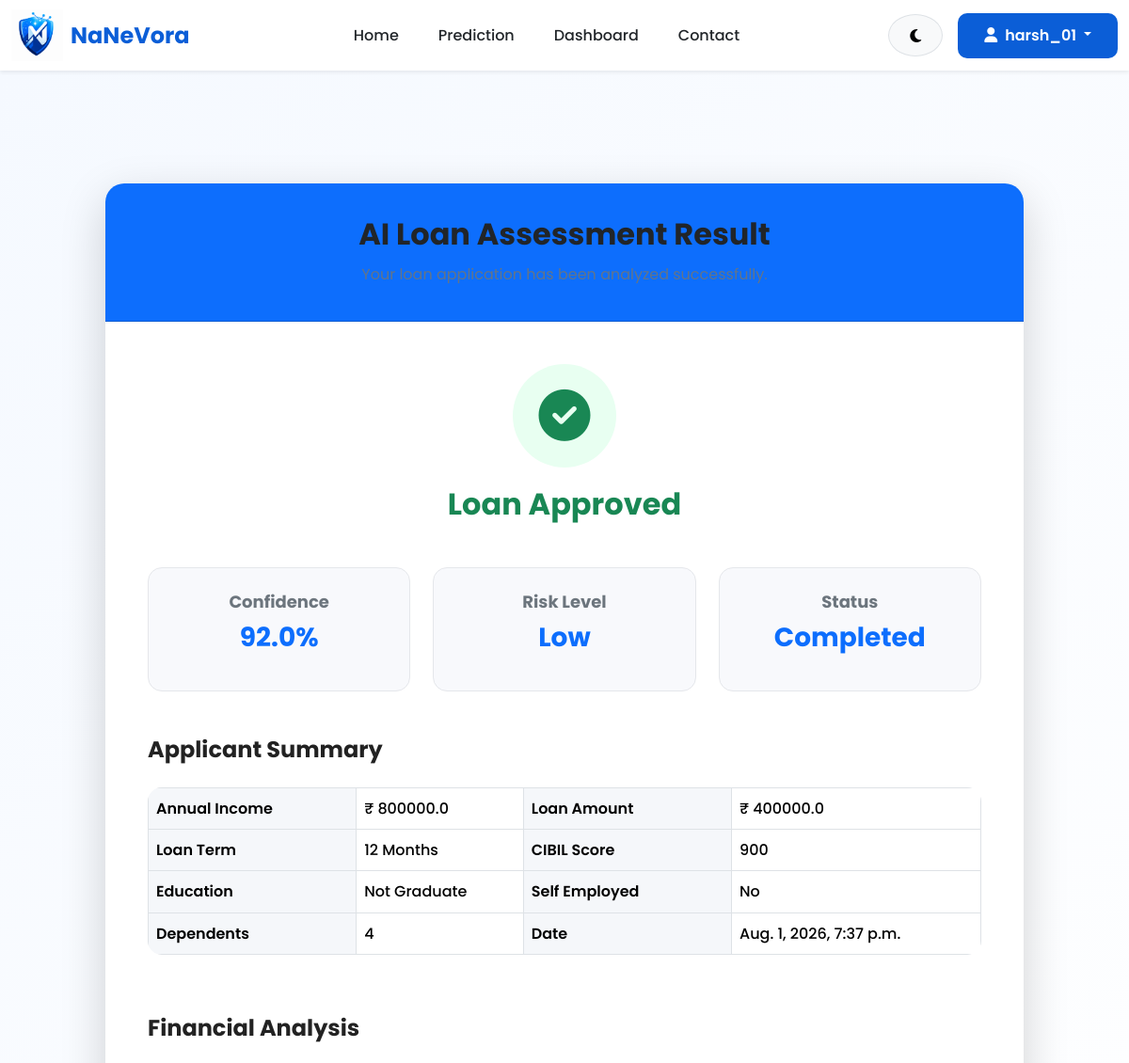
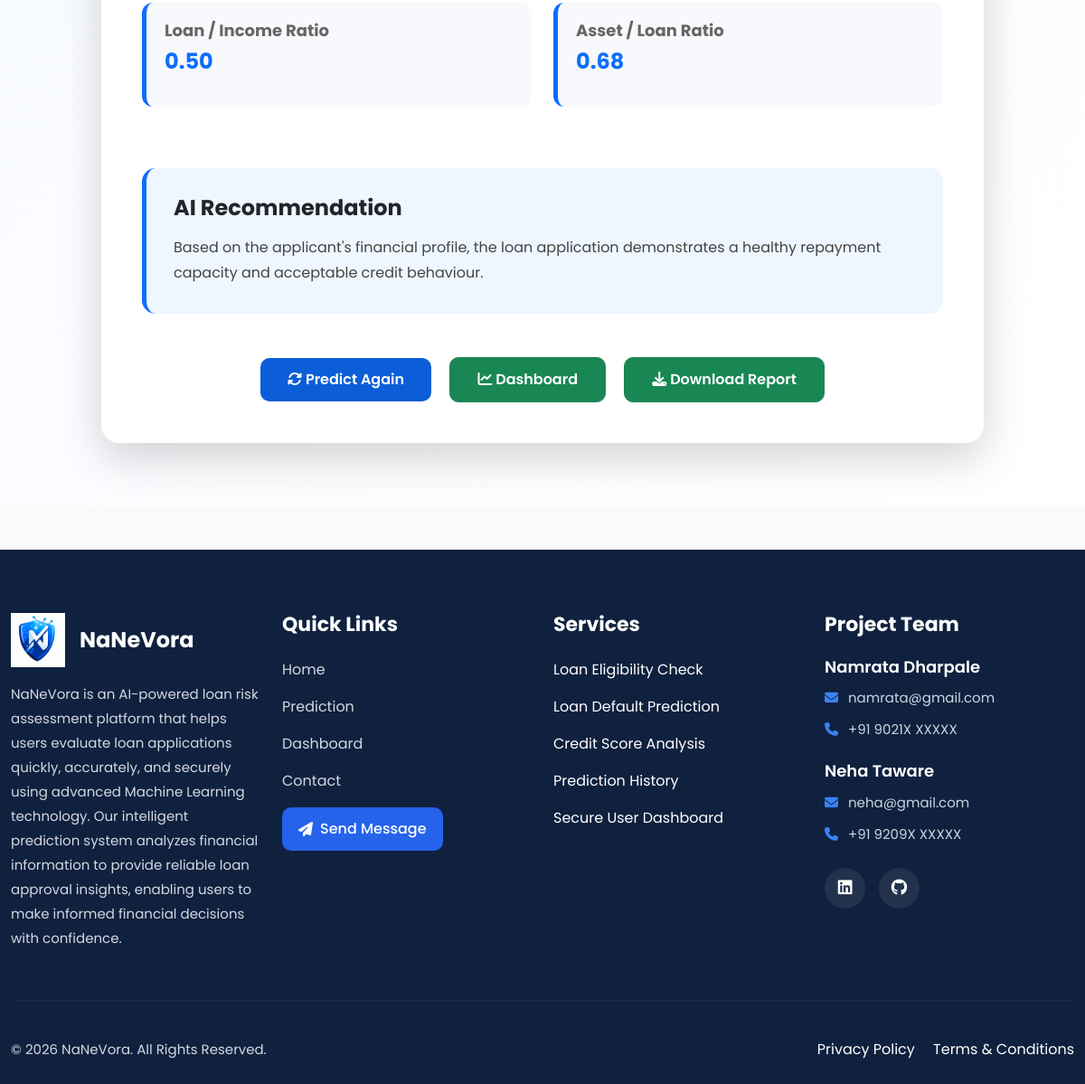
The page /result/3/ (signed in) on the database its author committed (2 pictures, top to bottom).
### website/models.py (models this page shows, shortened)
class Prediction(models.Model):
    EDUCATION = [
        ('Graduate', 'Graduate'),
        ('Not Graduate', 'Not Graduate'),
    ]
    YES_NO = [
        ('Yes', 'Yes'),
        ('No', 'No'),
    ]
    RESULT = [
        ('Approved', 'Approved'),
        ('Rejected', 'Rejected'),
    ]
    user = models.ForeignKey(
        User,
        on_delete=models.CASCADE,
        related_name='predictions'
    )
    no_of_dependents = models.IntegerField()
    education = models.CharField(
        max_length=20,
        choices=EDUCATION
    )
    self_employed = models.CharField(
        max_length=10,
        choices=YES_NO
    )
    income_annum = models.FloatField()
    loan_amount = models.FloatField()
    loan_term = models.IntegerField()
    cibil_score = models.IntegerField()
    residential_assets_value = models.FloatField()
    commercial_assets_value = models.FloatField()
    luxury_assets_value = models.FloatField()
    bank_asset_value = models.FloatField()
    loan_income_ratio = models.FloatField(
        default=0
    )
    asset_loan_ratio = models.FloatField(
        default=0
    )
    prediction_result = models.CharField(
        max_length=20,
        choices=RESULT,
        blank=True
    )
    prediction_probability = models.FloatField(
        default=0
    )
    created_at = models.DateTimeField(
        auto_now_add=True
    )
    prediction_probability = models.FloatField(
        default=0
    )
    status = models.CharField(
    max_length=20,
    default="Completed"
    )
    risk_level = models.CharField(
    max_length=20,
    default="Low"
    )

### website/views.py (the view)
@login_required
def result(request, prediction_id):
    prediction = get_object_or_404(
        Prediction,
        id=prediction_id,
        user=request.user
    )
    return render(
        request,
        "result.html",
        {
            "prediction": prediction
        }
    )

### templates/result.html (shortened to what this page needs)
{% extends 'base.html' %}
{% load static %}
{% block extra_css %}
<link rel="stylesheet" href="{% static 'css/result.css' %}">
{% endblock %}
{% block content %}
<section class="result-section">
<div class="container">
<div class="row justify-content-center">
<div class="col-lg-10">
<div class="card result-card shadow-lg">
<div class="card-header text-center">
<h2>
AI Loan Assessment Result
</h2>
<p>
</p>
</div>
<div class="card-body">
<div class="text-center mb-5">
{% if prediction.prediction_result == "Approved" %}
<div class="status-icon approved">
<i class="fa-solid fa-circle-check"></i>
</div>
<h2 class="text-success">
Loan Approved
</h2>
{% endif %}
</div>
<div class="row g-4 mb-5">
<div class="col-md-4">
<div class="summary-box">
<h6>
Confidence
</h6>
<h3>
{{ prediction.prediction_probability }}%
</h3>
</div>
</div>
<div class="col-md-4">
<div class="summary-box">
<h6>
Risk Level
</h6>
<h3>
{{ prediction.risk_level }}
</h3>
</div>
</div>
<div class="col-md-4">
<div class="summary-box">
<h6>
Status
</h6>
<h3>
{{ prediction.status }}
</h3>
</div>
</div>
</div>
<h4 class="section-title">
Applicant Summary
</h4>
<div class="table-responsive">
<table class="table table-bordered">
<tbody>
<tr>
<th>Annual Income</th>
<td>₹ {{ prediction.income_annum }}</td>
<th>Loan Amount</th>
<td>₹ {{ prediction.loan_amount }}</td>
</tr>
<tr>
<th>Loan Term</th>
<td>{{ prediction.loan_term }} Months</td>
<th>CIBIL Score</th>
<td>{{ prediction.cibil_score }}</td>
</tr>
<tr>
<th>Education</th>
<td>{{ prediction.education }}</td>
<th>Self Employed</th>
<td>{{ prediction.self_employed }}</td>
</tr>
<tr>
<th>Dependents</th>
<td>{{ prediction.no_of_dependents }}</td>
<th>Date</th>
<td>{{ prediction.created_at }}</td>
</tr>
</tbody>
</table>
</div>
<h4 class="section-title mt-5">
Financial Analysis
</h4>
<div class="row">
<div class="col-md-6">
<div class="analysis-box">
<h6>
Loan / Income Ratio
</h6>
<h4>
{{ prediction.loan_income_ratio|floatformat:2 }}
</h4>
</div>
</div>
<div class="col-md-6">
<div class="analysis-box">
<h6>
Asset / Loan Ratio
</h6>
<h4>
{{ prediction.asset_loan_ratio|floatformat:2 }}
</h4>
</div>
</div>
</div>
<div class="recommendation mt-5">
<h4>
AI Recommendation
</h4>
{% if prediction.prediction_result == "Approved" %}
<p>
Based on the applicant's financial profile,
the loan application demonstrates a healthy repayment
capacity and acceptable credit behaviour.
</p>
{% endif %}
</div>
<div class="text-center mt-5">
<a href="{% url 'prediction' %}" class="btn btn-primary me-3">
<i class="fa-solid fa-rotate"></i>
Predict Again
</a>
<a href="{% url 'dashboard' %}" class="btn btn-success me-3">
<i class="fa-solid fa-chart-line"></i>
Dashboard
</a>
<a href="{% url 'download_report' prediction.id %}"
   class="btn btn-success">
    <i class="fa-solid fa-download"></i>
    Download Report
</a>
</div>
</div>
</div>
</div>
</div>
</div>
</section>
{% endblock %}

### templates/navbar.html (shortened to what this page needs)
{% load static %}
<nav class="navbar navbar-expand-lg custom-navbar shadow-sm sticky-top">
    <div class="container">
<a class="navbar-brand d-flex align-items-center"
   href="{% url 'home' %}">
    <img src="{% static 'images/logo.png' %}"
         alt="NaNeVora Logo"
         class="logo-img">
    <div class="ms-2">
        <h4 class="brand-text mb-0">
            NaNeVora
        </h4>
        </div>
        </a>
        <div class="collapse navbar-collapse"
             id="mainNavbar">
            <ul class="navbar-nav mx-auto">
                <li class="nav-item">
                    <a class="nav-link" href="{% url 'home' %}">
                        Home
                    </a>
                </li>
                <li class="nav-item">
                    <a class="nav-link" href="{% url 'prediction' %}">
                        Prediction
                    </a>
                </li>
                <li class="nav-item">
                    <a class="nav-link" href="{% url 'dashboard' %}">
                        Dashboard
                    </a>
                </li>
                <li class="nav-item">
                    <a class="nav-link" href="{% url 'contact' %}">
                        Contact
                    </a>
                </li>
            </ul>
            <div class="d-flex align-items-center">
                <button
                    type="button"
                    class="btn btn-light theme-btn me-3"
                    id="themeToggle"
                    aria-label="Toggle Dark Mode">
                    <i class="fa-solid fa-moon"></i>
                </button>
                {% if user.is_authenticated %}
                <div class="dropdown">
                    <button class="btn btn-primary dropdown-toggle"
                            data-bs-toggle="dropdown">
                        <i class="fa-solid fa-user me-1"></i>
                        {{ user.username }}
                    </button>
                </div>
                {% endif %}
            </div>
        </div>
    </div>
</nav>

### static/css/variables.css (style rules this page uses)
:root { --primary-color:#0B5ED7; --primary-dark:#084298; --primary-light:#D7E8FF; --secondary-color:#0D6EFD; --background-color:#F8FAFC; --card-background:#FFFFFF; --navbar-background:#FFFFFF; --footer-background:#0B1F3A; --text-color:#212529; --text-light:#6C757D; --white:#FFFFFF; --black:#000000; --success:#198754; --warning:#FFC107; --danger:#DC3545; --info:#0DCAF0; --border-color:#DEE2E6; --radius-sm:5px; --radius-md:10px; --radius-lg:18px; --radius-xl:25px; --shadow-sm:0 2px 5px rgba(0,0,0,.08); --shadow-md:0 5px 15px rgba(0,0,0,.10); --shadow-lg:0 10px 30px rgba(0,0,0,.15); --font-family:'Poppins',sans-serif; --font-small:14px; --font-normal:16px; --font-medium:18px; --font-large:24px; --font-xl:32px; --font-xxl:42px; --weight-light:300; --weight-normal:400; --weight-medium:500; --weight-semibold:600; --weight-bold:700; --transition:0.30s ease-in-out; --navbar-height:75px; --footer-padding:60px; --button-padding:12px 28px; }

### static/css/base.css (style rules this page uses)
* { margin:0; padding:0; box-sizing:border-box; }
body { font-family:var(--font-family); background:var(--background-color); color:var(--text-color); font-size:var(--font-normal); line-height:1.7; overflow-x:hidden; transition:var(--transition); }
h1, h2, h3, h4, h5, h6 { font-weight:var(--weight-bold); color:var(--text-color); margin-bottom:15px; }
h2 { font-size:var(--font-xl); }
h3 { font-size:30px; }
h4 { font-size:24px; }
h6 { font-size:18px; }
p { color:var(--text-light); margin-bottom:15px; }
a { text-decoration:none; color:inherit; transition:var(--transition); }
img { max-width:100%; height:auto; }
section { padding:80px 0; }
.container { width:100%; }
.btn { border-radius:var(--radius-md); padding:var(--button-padding); font-weight:600; transition:var(--transition); }
.btn-primary { background:var(--primary-color); border:none; }
.card { background:var(--card-background); border:none; border-radius:var(--radius-lg); box-shadow:var(--shadow-md); transition:var(--transition); }
.table { background:var(--card-background); border-radius:var(--radius-md); overflow:hidden; }
ul { list-style:none; margin:0; padding:0; }
html { scroll-behavior:smooth; }

### static/css/navbar.css (style rules this page uses)
.custom-navbar { background:var(--navbar-background); height:var(--navbar-height); box-shadow:var(--shadow-sm); transition:var(--transition); z-index:1000; }
.logo-img { width:55px; height:55px; object-fit:contain; }
.brand-text { color:var(--primary-color); font-size:24px; font-weight:700; line-height:1; }
.navbar-nav { gap:12px; }
.nav-link { position:relative; color:var(--text-color); font-weight:500; padding:10px 15px !important; transition:var(--transition); }
.nav-link::after { content:""; position:absolute; left:0; bottom:0; width:0; height:3px; background:var(--primary-color); border-radius:20px; transition:var(--transition); }
.theme-btn { width:45px; height:45px; border-radius:50%; border:1px solid var(--border-color); display:flex; align-items:center; justify-content:center; transition:var(--transition); }
.btn-primary { font-weight:600; }
.sticky-top { top:0; }

### static/css/darkmode.css (style rules this page uses)
body, .navbar, .footer, .card, .form-control, .form-select, .table, .btn, .dropdown-menu { transition:all .35s ease; }

### static/css/responsive.css (style rules this page uses)
@media (max-width:1400px) { .container { max-width:1200px; } }
@media (max-width:1200px) { h2 { font-size:32px; } }
@media (max-width:1200px) { h3 { font-size:28px; } }
@media (max-width:1200px) { section { padding:70px 0; } }

### static/css/animations.css (style rules this page uses)
.card { transition:.35s; }
.btn { transition:.3s; }
.nav-link { transition:.3s; }

### rows shown on the page
Prediction: prediction_probability "92.0", risk_level "Low", status "Completed", income_annum "800000.0", loan_amount "400000.0", loan_term "12", cibil_score "900", education "Not Graduate", self_employed "No", no_of_dependents "4", created_at "Aug. 1, 2026, 7:37 p.m.", loan_income_ratio "0.50", asset_loan_ratio "0.68"

### other values the page prints
{{ user.username }} "harsh_01"
